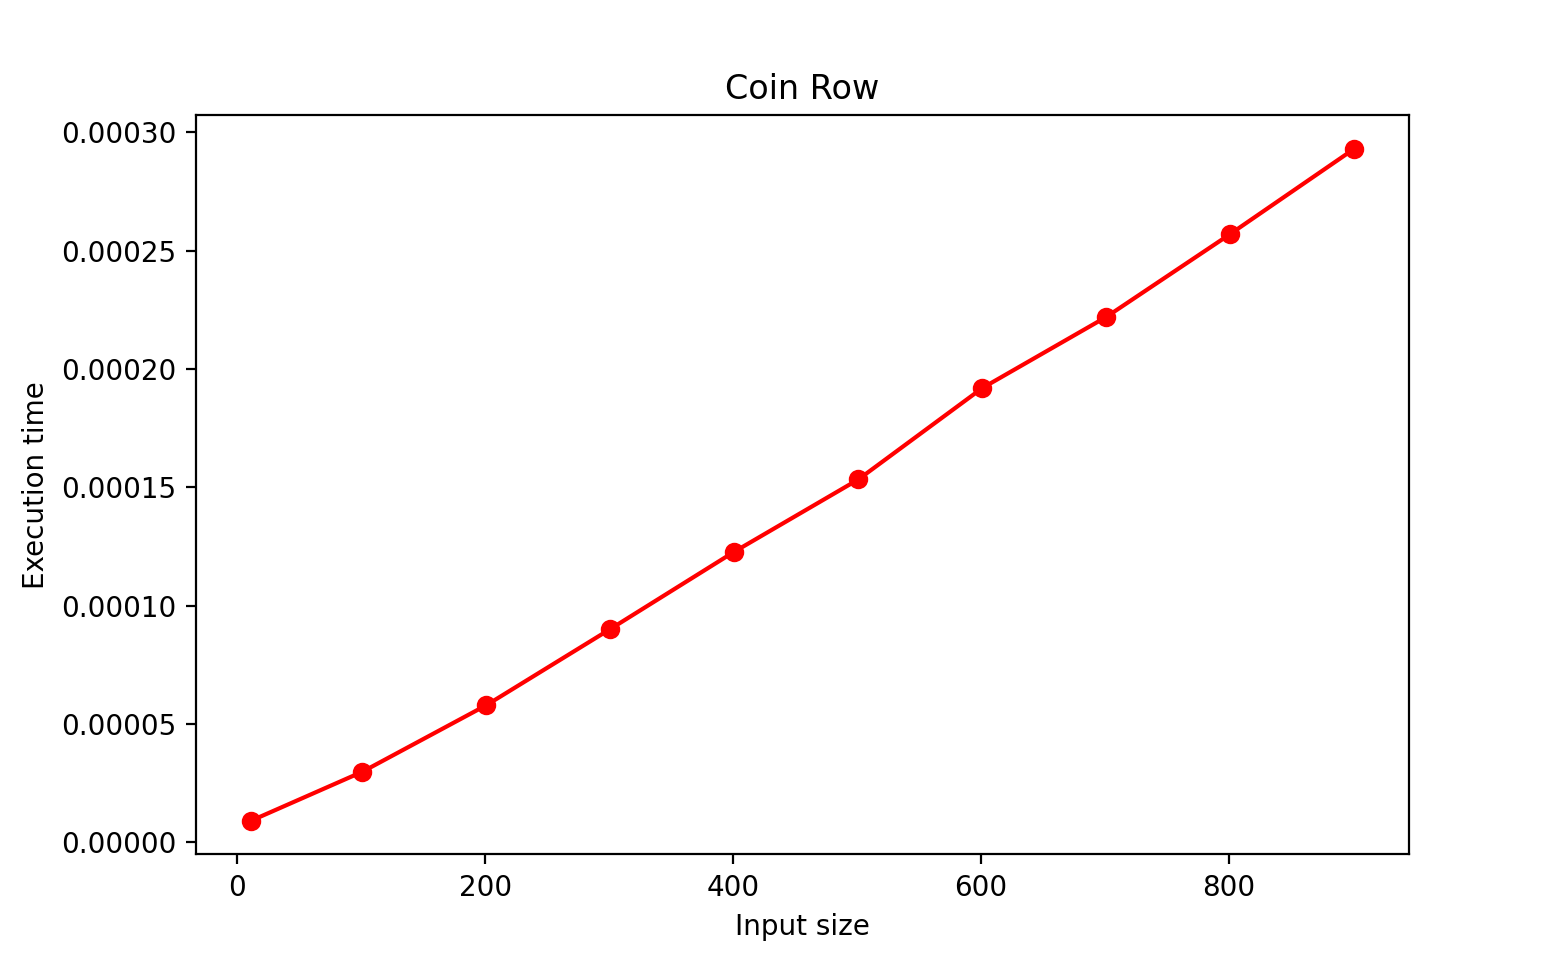

Reproduce this figure in Python.
import time
import pylab
import myLibrary as lib

# Applies formula (8.3) bottom up to find the maximum amount of money
# that can be picked up from a coin row without picking two adjacent coins
# Input: Array C[1..n] of positive integers indicating the coin values
# Output: The maximum amount of money that can be picked up

def CoinRow(C):
    C.insert(0, 0)
    F = C
    F[0] = 0
    F[1] = C[1]
    for i in range(2,len(C)):
        F[i] = max(C[i]+F[i -2],F[i - 1])
    return F[len(C)-1]

A = [5, 1, 2, 10, 6, 2]
print(CoinRow(A))
#10
A0 = lib.ranGen(10)
A1 = lib.ranGen(100)
A2 = lib.ranGen(200)
A3 = lib.ranGen(300)
A4 = lib.ranGen(400)
A5 = lib.ranGen(500)
A6 = lib.ranGen(600)
A7 = lib.ranGen(700)
A8 = lib.ranGen(800)
A9 = lib.ranGen(900)

#0
startA0 = time.time()
CoinRow(A0)
stopA0 = time.time()
timeA0 = stopA0 - startA0
sizeA0 = len(A0)
#1
startA1 = time.time()
CoinRow(A1)
stopA1 = time.time()
timeA1 = stopA1 - startA1
sizeA1 = len(A1)
#2
startA2 = time.time()
CoinRow(A2)
stopA2 = time.time()
timeA2 = stopA2 - startA2
sizeA2 = len(A2)
#3
startA3 = time.time()
CoinRow(A3)
stopA3 = time.time()
timeA3 = stopA3 - startA3
sizeA3 = len(A3)
#4
startA4 = time.time()
CoinRow(A4)
stopA4 = time.time()
timeA4 = stopA4 - startA4
sizeA4 = len(A4)
#5
startA5 = time.time()
CoinRow(A5)
stopA5 = time.time()
timeA5 = stopA5 - startA5
sizeA5 = len(A5)
#6
startA6 = time.time()
CoinRow(A6)
stopA6 = time.time()
timeA6 = stopA6 - startA6
sizeA6 = len(A6)
#7
startA7 = time.time()
CoinRow(A7)
stopA7 = time.time()
timeA7 = stopA7 - startA7
sizeA7 = len(A7)
#8
startA8 = time.time()
CoinRow(A8)
stopA8 = time.time()
timeA8 = stopA8 - startA8
sizeA8 = len(A8)
#9
startA9 = time.time()
CoinRow(A9)
stopA9 = time.time()
timeA9 = stopA9 - startA9
sizeA9 = len(A9)



pylab.plot([sizeA0,sizeA1,sizeA2,sizeA3,sizeA4,sizeA5,sizeA6,sizeA7,sizeA8,sizeA9],[timeA0,timeA1,timeA2,timeA3,timeA4,timeA5,timeA6,timeA7,timeA8,timeA9],'ro-')
pylab.title('Coin Row')
pylab.xlabel('Input size')
pylab.ylabel('Execution time')
pylab.show()
